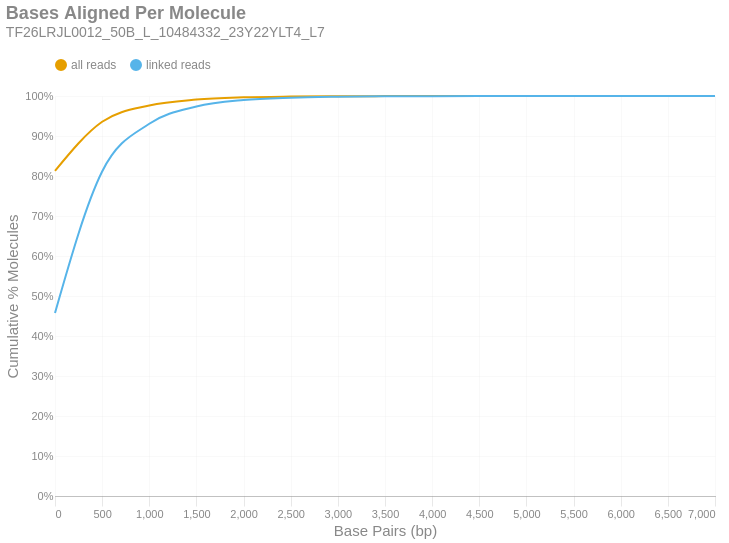

Notebook cell for this chart:
### Markdown cell above
### Bases Aligned Per Molecule
This is a cumulative frequency distribution showing the number of base pairs aligned per unique molecule. These data are shown in 500 bp bins. There are two distributions: one with `all reads` (yellow) and another with only `linked reads` (blue). The percent of molecules in the `linked reads` distribution is relative to the total number of linked molecules.

### Code cell
if SKIPLR:
    print_html(f"Skipped")
else:
    binned_df = consolidated_hist(valids['aligned_bp'], mask, 500, True)
    with SafeRender(binned_df):
        (
            density_plot(binned_df, 'Bases Aligned Per Molecule', samplename, 'basesper')
            .encode(
                x=alt.X('bin:Q', title="Base Pairs (bp)").axis(tickMinStep=500).scale(padding=0),
                y=alt.Y('value:Q', title='Cumulative % Molecules')
                    .axis(format='%')
                    .scale(domain = [0,1])
                    .stack(False),
                color=alt.Color("key:N").scale(domain = ["all reads", "linked reads"]),
                tooltip = [
                    alt.Tooltip("key:N", title = "Data Type"),
                    alt.Tooltip("range_label:N", title="Bases Aligned Per Molecule"),
                    alt.Tooltip("value:Q", format = ".2%", title="% Molecules (Cum.)")
                ]
            )
        ).display()

### Figure 1 — Vega-Lite specification as saved in the notebook (floating-point values rounded to 4 significant figures)
{"width": "container", "height": 400, "config": {"title": {"anchor": "start", "dy": -15, "fontSize": 18, "color": "#888888", "subtitleColor": "#888888", "subtitleFontSize": 14}, "arc": {"fill": "#0072B2"}, "axis": {"domainColor": "#888888", "domainWidth": 0.5, "gridWidth": 0.2, "grid": false, "titleFontWeight": 400, "titleFontSize": 15, "labelFontSize": 11, "labelColor": "#888888", "tickColor": "#888888", "tickWidth": 0.2, "titleColor": "#888888"}, "axisBand": {"grid": false}, "axisX": {"grid": true, "tickSize": 10, "domainCap": "round"}, "axisY": {"domain": false, "grid": true, "tickSize": 0, "domainCap": "round"}, "background": "transparent", "header": {"labelFontSize": 15, "labelColor": "#888888", "titleFontSize": 15, "titleFontWeight": 600, "titleColor": "#888888"}, "legend": {"labelFont": "sans-serif", "labelFontSize": 12, "labelColor": "#888888", "symbolSize": 100, "symbolType": "circle", "titleFontSize": 12, "titlePadding": 10, "titleColor": "#888888", "title": null, "orient": "top"}, "range": {"category": ["#E69F00", "#56B4E9", "#009E73", "#F0E442", "#0072B2", "#D55E00", "#CC79A7", "#000000"], "diverging": ["#cfe8f3", "#a2d4ec", "#73bfe2", "#46abdb", "#1696d2", "#12719e"]}, "area": {"fill": "#0072B2", "fillOpacity": 0.7, "line": true, "strokeOpacity": 0.7}, "line": {"color": "#0072B2", "stroke": "#0072B2", "strokeWidth": 2}, "trail": {"color": "#0072B2", "stroke": "#0072B2", "strokeWidth": 0, "size": 1}, "point": {"filled": true, "fillOpacity": 1.0, "size": 95}, "text": {"color": "#888888", "fontSize": 11, "align": "right", "fontWeight": 400, "size": 11}, "bar": {"fill": "#0072B2", "stroke": null}, "view": {"stroke": null, "continuousWidth": 660, "continuousHeight": 400}}, "data": {"name": "data-5666b1b02a40678fd2ada66881359f9b"}, "mark": {"type": "line", "interpolate": "monotone", "point": {"opacity": 0, "size": 275}}, "encoding": {"color": {"field": "key", "scale": {"domain": ["all reads", "linked reads"]}, "type": "nominal"}, "tooltip": [{"field": "key", "title": "Data Type", "type": "nominal"}, {"field": "range_label", "title": "Bases Aligned Per Molecule", "type": "nominal"}, {"field": "value", "format": ".2%", "title": "% Molecules (Cum.)", "type": "quantitative"}], "x": {"axis": {"tickMinStep": 500}, "field": "bin", "scale": {"padding": 0}, "title": "Base Pairs (bp)", "type": "quantitative"}, "y": {"axis": {"format": "%"}, "field": "value", "scale": {"domain": [0, 1]}, "stack": false, "title": "Cumulative % Molecules", "type": "quantitative"}}, "params": [{"name": "param_c36ac31b6afebe62", "select": {"type": "point", "fields": ["key"]}, "bind": "legend"}], "title": {"text": "Bases Aligned Per Molecule", "subtitle": "TF26LRJL0012_50B_L_10484332_23Y22YLT4_L7"}, "transform": [{"fold": ["all reads (cumsum)", "linked reads (cumsum)"]}, {"calculate": "replace(datum.key, ' (cumsum)', '')", "as": "key"}, {"filter": {"param": "param_c36ac31b6afebe62"}}], "usermeta": {"embedOptions": {"downloadFileName": "TF26LRJL0012_50B_L_10484332_23Y22YLT4_L7.basesper"}}, "$schema": "https://vega.github.io/schema/vega-lite/v6.4.1.json", "datasets": {"data-5666b1b02a40678fd2ada66881359f9b": [{"bin": "0.0", "interval": "0.0-500.0", "all reads": 0.8128, "linked reads": 0.4577, "all reads (cumsum)": 0.8128, "linked reads (cumsum)": 0.4577, "range_label": "0-499"}, {"bin": "500.0", "interval": "500.0-1000.0", "all reads": 0.1228, "linked reads": 0.3534, "all reads (cumsum)": 0.9355, "linked reads (cumsum)": 0.8111, "range_label": "500-999"}, {"bin": "1000.0", "interval": "1000.0-1500.0", "all reads": 0.04083, "linked reads": 0.1195, "all reads (cumsum)": 0.9764, "linked reads (cumsum)": 0.9306, "range_label": "1000-1499"}, {"bin": "1500.0", "interval": "1500.0-2000.0", "all reads": 0.01471, "linked reads": 0.04316, "all reads (cumsum)": 0.9911, "linked reads (cumsum)": 0.9738, "range_label": "1500-1999"}, {"bin": "2000.0", "interval": "2000.0-2500.0", "all reads": 0.005499, "linked reads": 0.01614, "all reads (cumsum)": 0.9966, "linked reads (cumsum)": 0.9899, "range_label": "2000-2499"}, {"bin": "2500.0", "interval": "2500.0-3000.0", "all reads": 0.001994, "linked reads": 0.005849, "all reads (cumsum)": 0.9986, "linked reads (cumsum)": 0.9958, "range_label": "2500-2999"}, {"bin": "3000.0", "interval": "3000.0-3500.0", "all reads": 0.0008048, "linked reads": 0.002363, "all reads (cumsum)": 0.9994, "linked reads (cumsum)": 0.9982, "range_label": "3000-3499"}, {"bin": "3500.0", "interval": "3500.0-4000.0", "all reads": 0.0003596, "linked reads": 0.001056, "all reads (cumsum)": 0.9997, "linked reads (cumsum)": 0.9992, "range_label": "3500-3999"}, {"bin": "4000.0", "interval": "4000.0-4500.0", "all reads": 0.0001591, "linked reads": 0.0004669, "all reads (cumsum)": 0.9999, "linked reads (cumsum)": 0.9997, "range_label": "4000-4499"}, {"bin": "4500.0", "interval": "4500.0-5000.0", "all reads": 6.397e-05, "linked reads": 0.0001878, "all reads (cumsum)": 1.0, "linked reads (cumsum)": 0.9999, "range_label": "4500-4999"}, {"bin": "5000.0", "interval": "5000.0-5500.0", "all reads": 2.507e-05, "linked reads": 7.359e-05, "all reads (cumsum)": 1.0, "linked reads (cumsum)": 0.9999, "range_label": "5000-5499"}, {"bin": "5500.0", "interval": "5500.0-6000.0", "all reads": 9.509e-06, "linked reads": 2.791e-05, "all reads (cumsum)": 1.0, "linked reads (cumsum)": 1.0, "range_label": "5500-5999"}, {"bin": "6000.0", "interval": "6000.0-6500.0", "all reads": 5.187e-06, "linked reads": 1.523e-05, "all reads (cumsum)": 1.0, "linked reads (cumsum)": 1.0, "range_label": "6000-6499"}, {"bin": "6500.0", "interval": "6500.0-7000.0", "all reads": 2.593e-06, "linked reads": 7.613e-06, "all reads (cumsum)": 1.0, "linked reads (cumsum)": 1.0, "range_label": "6500-6999"}, {"bin": "7000.0", "interval": "7000.0-7500.0", "all reads": 2.593e-06, "linked reads": 7.613e-06, "all reads (cumsum)": 1.0, "linked reads (cumsum)": 1.0, "range_label": "7000-7499"}]}}
